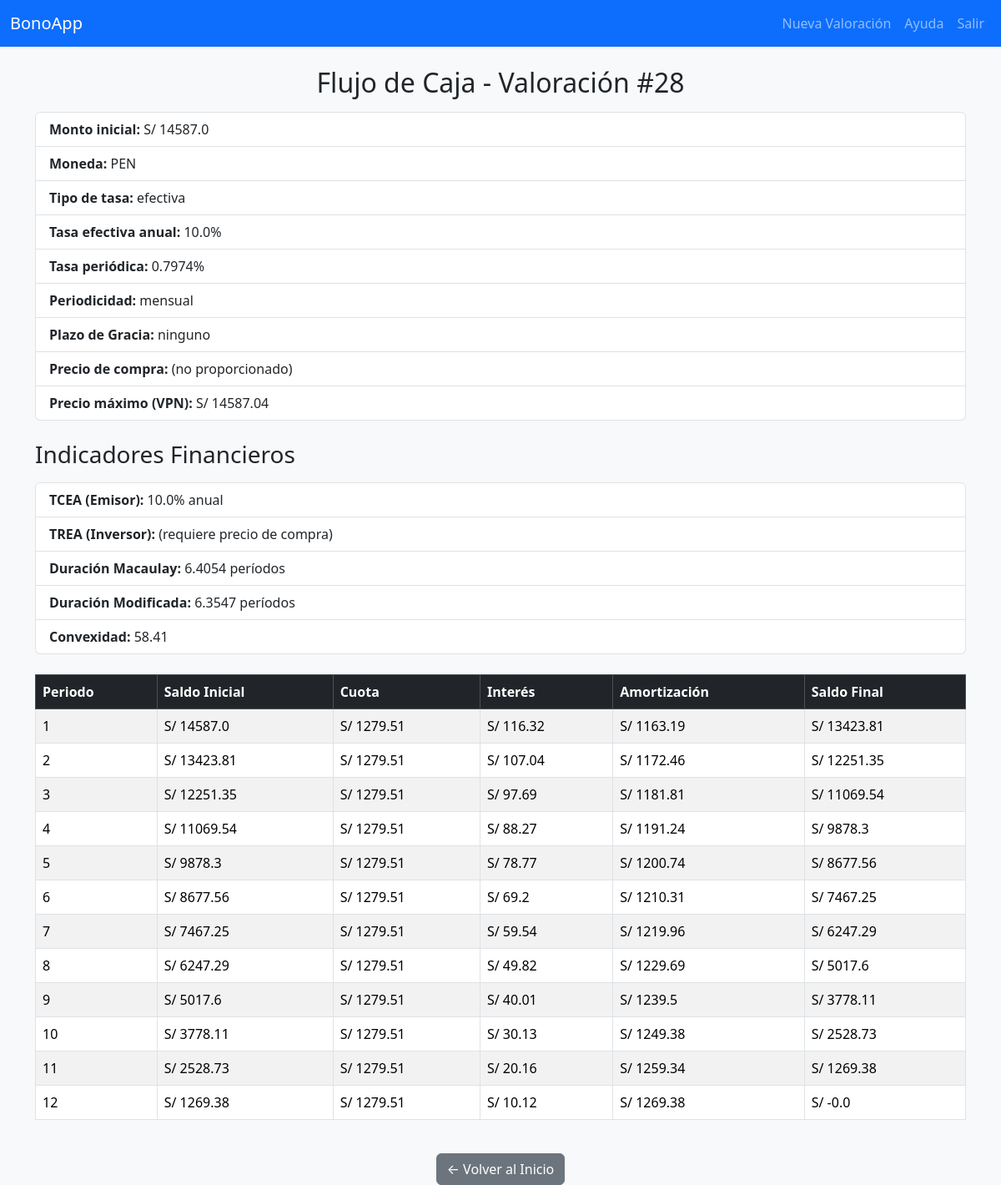
The page /bono/28/flow (signed in) on the database its author committed.
### tables this page shows
CREATE TABLE valoracion_bono (
            id_valoracion INTEGER PRIMARY KEY AUTOINCREMENT,
            user_id INTEGER NOT NULL,
            monto_bono REAL NOT NULL,
            tasa_anual REAL NOT NULL,
            plazo_meses INTEGER NOT NULL,
            periodicidad TEXT NOT NULL,
            plazo_gracia TEXT NOT NULL,
            metodo TEXT NOT NULL,
            precio_compra REAL, currency TEXT DEFAULT 'PEN', rate_type TEXT DEFAULT 'efectiva', capitalization INTEGER DEFAULT 12,
            FOREIGN KEY(user_id) REFERENCES users(id)
        );

### app.py (the view, shortened to what this page needs)
@app.route("/bono/<int:id_valoracion>/flow")
def bono_flow(id_valoracion):
    if "user_id" not in session:
        flash("Debes iniciar sesión primero.")
        return redirect(url_for("login"))
    db = get_db()
    bono = db.execute(
        "SELECT * FROM valoracion_bono WHERE id_valoracion = ? AND user_id = ?",
        (id_valoracion, session["user_id"])
    ).fetchone()
    if not bono:
        flash("Valoración no encontrada.")
        return redirect(url_for("home"))
    P = bono["monto_bono"]
    tasa_input = bono["tasa_anual"] / 100.0
    periodicidad = bono["periodicidad"]
    plazo_gracia = bono["plazo_gracia"]
    precio_compra = bono["precio_compra"]
    currency = bono["currency"]
    rate_type = bono["rate_type"]
    capitalization = bono["capitalization"]
    if periodicidad == "trimestral":
        freq = 4
        step = 3
    else:
        freq = 12
        step = 1
    if rate_type == "efectiva":
        i = (1 + tasa_input) ** (1 / freq) - 1
        eff_annual = tasa_input
    else:
        m = capitalization or freq
        eff_annual = (1 + tasa_input / m) ** m - 1
        i = (1 + eff_annual) ** (1 / freq) - 1
    total_periods = math.ceil(bono["plazo_meses"] / step)
    flujo = []
    saldo = P
    start = 1
    if plazo_gracia == "parcial":
        interes0 = saldo * i
        flujo.append({
            "periodo": 1,
            "saldo_ini": round(saldo, 2),
            "cuota": round(interes0, 2),
            "interes": round(interes0, 2),
            "amortizacion": 0.0,
            "saldo_fin": round(saldo, 2)
        })
        n_rest = total_periods - 1
        cuota = saldo * (i / (1 - (1 + i) ** (-n_rest)))
        start = 2
    else:
        cuota = P * (i / (1 - (1 + i) ** (-total_periods)))
    for t in range(start, total_periods + 1):
        interes    = saldo * i
        amortiza   = cuota - interes
        saldo_fin  = saldo - amortiza
        flujo.append({
            "periodo":      t,
            "saldo_ini":    round(saldo, 2),
            "cuota":        round(cuota, 2),
            "interes":      round(interes, 2),
            "amortizacion": round(amortiza, 2),
            "saldo_fin":    round(saldo_fin, 2)
        })
        saldo = saldo_fin
    pv_flows = [row["cuota"] / ((1 + i) ** row["periodo"]) for row in flujo]
    price_max = round(sum(pv_flows), 2)
    duration = sum(row["periodo"] * pv for row, pv in zip(flujo, pv_flows)) / price_max
    duration_mod = duration / (1 + i)
    convexity = sum(
        row["cuota"] * row["periodo"] * (row["periodo"] + 1) /
        ((1 + i) ** (row["periodo"] + 2))
        for row in flujo
    ) / price_max
    tcea = (1 + i) ** freq - 1
    trea = None
    if precio_compra:
        cfs = [-precio_compra] + [row["cuota"] for row in flujo]
        tir_p = irr(cfs)
        trea = (1 + tir_p) ** freq - 1
    return render_template("flow.html",
        bono=bono,
        flujo=flujo,
        currency=currency,
        rate_type=rate_type,
        capitalization=capitalization,
        eff_annual=round(eff_annual * 100, 4),
        tasa_periodica=round(i * 100, 4),
        price_max=price_max,
        duration=round(duration, 4),
        duration_mod=round(duration_mod, 4),
        convexity=round(convexity, 4),
        tcea=round(tcea * 100, 4),
        trea=(round(trea * 100, 4) if trea is not None else None)
    )

### app.py (called while the page is built)
def get_db():
    if 'db' not in g:
        g.db = sqlite3.connect(DB_PATH)
        g.db.row_factory = sqlite3.Row
    return g.db

### templates/flow.html (shortened to what this page needs)
{% extends 'base.html' %}
{% block content %}
{% set sym_map = {'PEN':'S/','USD':'$','EUR':'€'} %}
{% set symbol = sym_map.get(currency, '') %}
<div class="row justify-content-center">
  <div class="col-12">
    <h2 class="mb-3 text-center">Flujo de Caja - Valoración #{{ bono.id_valoracion }}</h2>
    <ul class="list-group mb-4">
      <li class="list-group-item"><strong>Monto inicial:</strong> {{ symbol }} {{ bono.monto_bono }}</li>
      <li class="list-group-item"><strong>Moneda:</strong> {{ currency }}</li>
      <li class="list-group-item"><strong>Tipo de tasa:</strong> {{ rate_type }}</li>
      <li class="list-group-item"><strong>Tasa efectiva anual:</strong> {{ eff_annual }}%</li>
      <li class="list-group-item"><strong>Tasa periódica:</strong> {{ tasa_periodica }}%</li>
      <li class="list-group-item"><strong>Periodicidad:</strong> {{ bono.periodicidad }}</li>
      <li class="list-group-item"><strong>Plazo de Gracia:</strong> {{ bono.plazo_gracia }}</li>
      <li class="list-group-item"><strong>Precio de compra:</strong>
        {% if bono.precio_compra %}{{ symbol }} {{ bono.precio_compra }}{% else %}(no proporcionado){% endif %}
      </li>
      <li class="list-group-item"><strong>Precio máximo (VPN):</strong> {{ symbol }} {{ price_max }}</li>
    </ul>
    <h3 class="mb-3">Indicadores Financieros</h3>
    <ul class="list-group mb-4">
      <li class="list-group-item"><strong>TCEA (Emisor):</strong> {{ tcea }}% anual</li>
      <li class="list-group-item"><strong>TREA (Inversor):</strong>
        {% if trea is not none %}{{ trea }}% anual{% else %}(requiere precio de compra){% endif %}
      </li>
      <li class="list-group-item"><strong>Duración Macaulay:</strong> {{ duration }} períodos</li>
      <li class="list-group-item"><strong>Duración Modificada:</strong> {{ duration_mod }} períodos</li>
      <li class="list-group-item"><strong>Convexidad:</strong> {{ convexity }}</li>
    </ul>
    <div class="table-responsive">
      <table class="table table-bordered table-striped">
        <thead class="table-dark">
          <tr>
            <th>Periodo</th>
            <th>Saldo Inicial</th>
            <th>Cuota</th>
            <th>Interés</th>
            <th>Amortización</th>
            <th>Saldo Final</th>
          </tr>
        </thead>
        <tbody>
          {% for row in flujo %}
          <tr>
            <td>{{ row.periodo }}</td>
            <td>{{ symbol }} {{ row.saldo_ini }}</td>
            <td>{{ symbol }} {{ row.cuota }}</td>
            <td>{{ symbol }} {{ row.interes }}</td>
            <td>{{ symbol }} {{ row.amortizacion }}</td>
            <td>{{ symbol }} {{ row.saldo_fin }}</td>
          </tr>
          {% endfor %}
        </tbody>
      </table>
    </div>
    <div class="text-center mt-4">
      <a class="btn btn-secondary" href="{{ url_for('home') }}">← Volver al Inicio</a>
    </div>
  </div>
</div>
{% endblock %}

### rows shown on the page
valoracion_bono: id_valoracion "28", monto_bono "14587.0", currency "PEN", rate_type "efectiva", periodicidad "mensual", plazo_gracia "ninguno"

### other values the page prints
{{ symbol }} "S/"
{{ eff_annual }} "10.0"
{{ tasa_periodica }} "0.7974"
{{ price_max }} "14587.04"
{{ tcea }} "10.0"
{{ duration }} "6.4054"
{{ duration_mod }} "6.3547"
{{ convexity }} "58.41"
{{ row.periodo }} "1" "2" "3" "4" "5" "6" "7" "8" "9" "10" "11" "12"
{{ symbol }} "S/" "S/" "S/" "S/" "S/" "S/" "S/" "S/" "S/" "S/" "S/" "S/"
{{ row.saldo_ini }} "14587.0" "13423.81" "12251.35" "11069.54" "9878.3" "8677.56" "7467.25" "6247.29" "5017.6" "3778.11" "2528.73" "1269.38"
{{ row.cuota }} "1279.51" "1279.51" "1279.51" "1279.51" "1279.51" "1279.51" "1279.51" "1279.51" "1279.51" "1279.51" "1279.51" "1279.51"
{{ row.interes }} "116.32" "107.04" "97.69" "88.27" "78.77" "69.2" "59.54" "49.82" "40.01" "30.13" "20.16" "10.12"
{{ row.amortizacion }} "1163.19" "1172.46" "1181.81" "1191.24" "1200.74" "1210.31" "1219.96" "1229.69" "1239.5" "1249.38" "1259.34" "1269.38"
{{ row.saldo_fin }} "13423.81" "12251.35" "11069.54" "9878.3" "8677.56" "7467.25" "6247.29" "5017.6" "3778.11" "2528.73" "1269.38" "-0.0"
